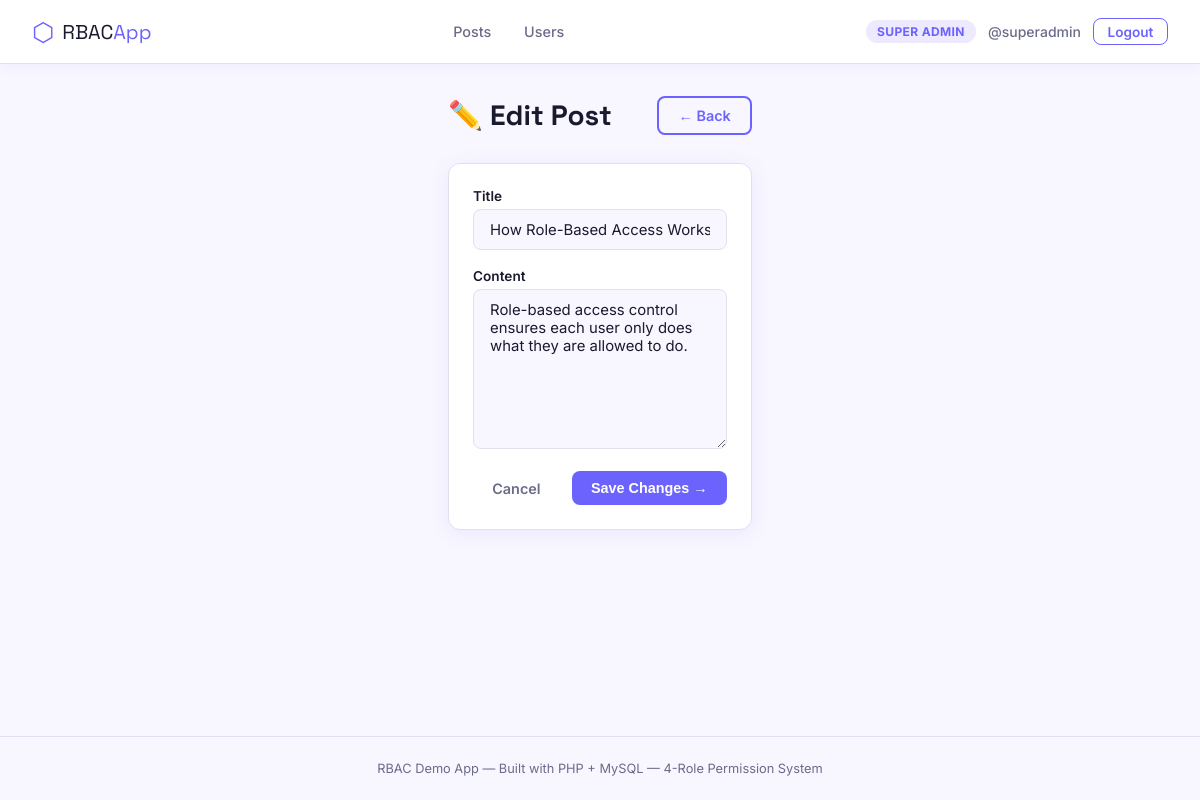
Page /pages/edit_post.php?id=3 (signed in) on the committed database.
### tables this page shows
CREATE TABLE IF NOT EXISTS posts (
    id INT AUTO_INCREMENT PRIMARY KEY,
    user_id INT NOT NULL,
    title VARCHAR(200) NOT NULL,
    content TEXT NOT NULL,
    created_at TIMESTAMP DEFAULT CURRENT_TIMESTAMP,
    updated_at TIMESTAMP DEFAULT CURRENT_TIMESTAMP ON UPDATE CURRENT_TIMESTAMP,
    FOREIGN KEY (user_id) REFERENCES users(id) ON DELETE CASCADE
);

### pages/edit_post.php (the view, shortened to what this page needs)
<?php
$db     = getDB();
$postId = intval($_GET['id'] ?? 0);
$stmt = $db->prepare("SELECT * FROM posts WHERE id = ?");
$stmt->execute([$postId]);
$post = $stmt->fetch();
include __DIR__ . '/../includes/header.php';
?>
<div class="page-wrap" style="max-width:640px;">
    <div class="page-header">
        <h1 class="page-title">✏️ Edit Post</h1>
        <a href="/rbac_project/pages/posts.php" class="btn btn-outline">← Back</a>
    </div>
    <div class="card">
        <form method="POST">
            <div class="form-group">
                <label class="form-label">Title</label>
                <input class="form-input" type="text" name="title" value="<?= htmlspecialchars($post['title']) ?>" required/>
            </div>
            <div class="form-group">
                <label class="form-label">Content</label>
                <textarea class="form-textarea" name="content" style="min-height:160px;" required><?= htmlspecialchars($post['content']) ?></textarea>
            </div>
            <div style="display:flex;gap:.75rem;justify-content:flex-end;margin-top:.5rem;">
                <a href="/rbac_project/pages/posts.php" class="btn btn-ghost">Cancel</a>
                <button class="btn btn-primary" type="submit">Save Changes →</button>
            </div>
        </form>
    </div>
</div>
<?php include __DIR__ . '/../includes/footer.php'; ?>

### assets/css/style.css (style rules this page uses)
*, *::before, *::after { box-sizing: border-box; margin: 0; padding: 0; }
:root { --primary: #6C63FF; --primary-dk: #4f46c8; --coral: #FF6584; --mint: #43D9AD; --amber: #FFB347; --bg: #F8F7FF; --surface: #FFFFFF; --border: #E2E0F0; --text: #1A1A2E; --text-muted: #6B6B8A; --radius: 12px; --shadow: 0 4px 20px rgba(108,99,255,.10); --shadow-lg: 0 8px 32px rgba(108,99,255,.16); }
body { font-family: 'Inter', sans-serif; background: var(--bg); color: var(--text); min-height: 100vh; display: flex; flex-direction: column; }
.btn { display: inline-flex; align-items: center; gap: .4rem; padding: .55rem 1.2rem; border-radius: 8px; font-size: .9rem; font-weight: 600; border: none; cursor: pointer; text-decoration: none; transition: transform .15s, box-shadow .15s, opacity .15s; }
.btn-primary { background: var(--primary); color: #fff; }
.btn-outline { background: transparent; color: var(--primary); border: 2px solid var(--primary); }
.btn-ghost { background: transparent; color: var(--text-muted); }
.page-wrap { max-width: 900px; margin: 2rem auto; padding: 0 1.25rem; flex: 1; }
.page-header { display: flex; align-items: center; justify-content: space-between; margin-bottom: 1.75rem; gap: 1rem; flex-wrap: wrap; }
.page-title { font-family: 'Space Grotesk', sans-serif; font-size: 1.75rem; color: var(--text); }
.card { background: var(--surface); border: 1px solid var(--border); border-radius: var(--radius); padding: 1.5rem; box-shadow: var(--shadow); transition: box-shadow .2s; }
.form-group { margin-bottom: 1.1rem; }
.form-label { display: block; font-size: .85rem; font-weight: 600; color: var(--text); margin-bottom: .35rem; }
.form-input { width: 100%; padding: .65rem 1rem; border: 1.5px solid var(--border); border-radius: 8px; font-size: .93rem; font-family: inherit; color: var(--text); transition: border-color .2s; outline: none; background: var(--bg); }
.form-textarea { width: 100%; padding: .65rem 1rem; border: 1.5px solid var(--border); border-radius: 8px; font-size: .93rem; font-family: inherit; color: var(--text); min-height: 100px; resize: vertical; outline: none; background: var(--bg); }

### rows in the picture
posts: title "How Role-Based Access Works", content "Role-based access control ensures each user only does what they are allowed to do."

### other values in the picture
roleLabel(currentRole()) "SUPER ADMIN"
$user['username'] "superadmin"
